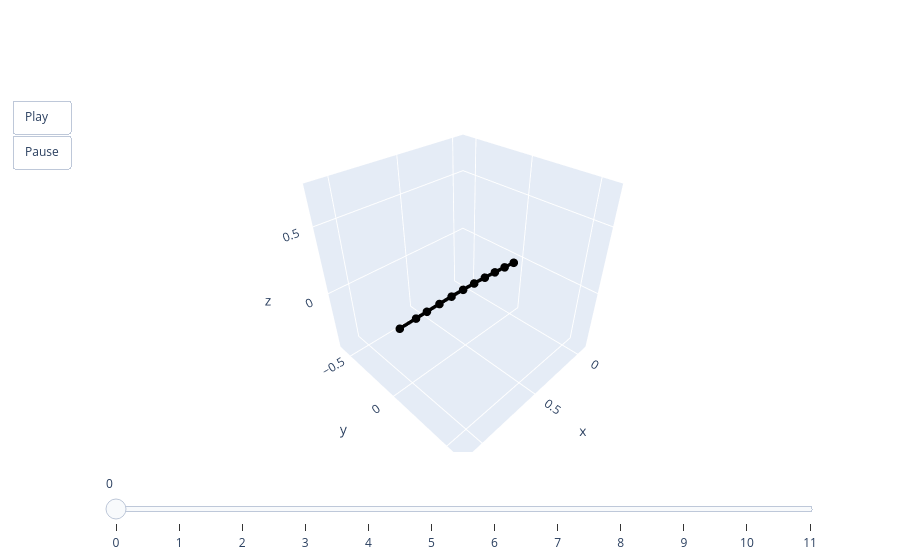

Notebook code for this chart:
### Code cell
animate(pred[1])

### Figure 1 — Plotly figure (JSON) as saved in the notebook; plotly's stock layout.template omitted (floating-point values rounded to 4 significant figures)
{"data": [{"line": {"color": "black", "width": 7}, "marker": {"size": 5}, "mode": "lines+markers", "type": "scatter3d", "x": [0, 0.1037, 0.2093, 0.3142, 0.4194, 0.5247, 0.6299, 0.7356, 0.8398, 0.9265, 1.051], "y": [0, 0, 0, 0, 0, 0, 0, 0, 0, 0, 0], "z": [0, 0.008981, 0.01721, 0.024, 0.02902, 0.03212, 0.03332, 0.03298, 0.03147, 0.02927, 0.02735]}], "layout": {"scene": {"aspectmode": "cube", "xaxis": {"autorange": false, "range": [-0.1051, 1.156]}, "yaxis": {"autorange": false, "range": [-0.6303, 0.6303]}, "zaxis": {"autorange": false, "range": [-0.4876, 0.7731]}}, "sliders": [{"steps": [{"args": [["0"], {"frame": {"duration": 0, "redraw": true}, "mode": "immediate"}], "label": "0", "method": "animate"}, {"args": [["1"], {"frame": {"duration": 0, "redraw": true}, "mode": "immediate"}], "label": "1", "method": "animate"}, {"args": [["2"], {"frame": {"duration": 0, "redraw": true}, "mode": "immediate"}], "label": "2", "method": "animate"}, {"args": [["3"], {"frame": {"duration": 0, "redraw": true}, "mode": "immediate"}], "label": "3", "method": "animate"}, {"args": [["4"], {"frame": {"duration": 0, "redraw": true}, "mode": "immediate"}], "label": "4", "method": "animate"}, {"args": [["5"], {"frame": {"duration": 0, "redraw": true}, "mode": "immediate"}], "label": "5", "method": "animate"}, {"args": [["6"], {"frame": {"duration": 0, "redraw": true}, "mode": "immediate"}], "label": "6", "method": "animate"}, {"args": [["7"], {"frame": {"duration": 0, "redraw": true}, "mode": "immediate"}], "label": "7", "method": "animate"}, {"args": [["8"], {"frame": {"duration": 0, "redraw": true}, "mode": "immediate"}], "label": "8", "method": "animate"}, {"args": [["9"], {"frame": {"duration": 0, "redraw": true}, "mode": "immediate"}], "label": "9", "method": "animate"}, {"args": [["10"], {"frame": {"duration": 0, "redraw": true}, "mode": "immediate"}], "label": "10", "method": "animate"}, {"args": [["11"], {"frame": {"duration": 0, "redraw": true}, "mode": "immediate"}], "label": "11", "method": "animate"}]}], "updatemenus": [{"buttons": [{"args": [null, {"frame": {"duration": 50, "redraw": true}, "fromcurrent": true}], "label": "Play", "method": "animate"}, {"args": [[null], {"frame": {"duration": 0, "redraw": true}, "mode": "immediate"}], "label": "Pause", "method": "animate"}], "showactive": false, "type": "buttons"}]}}
